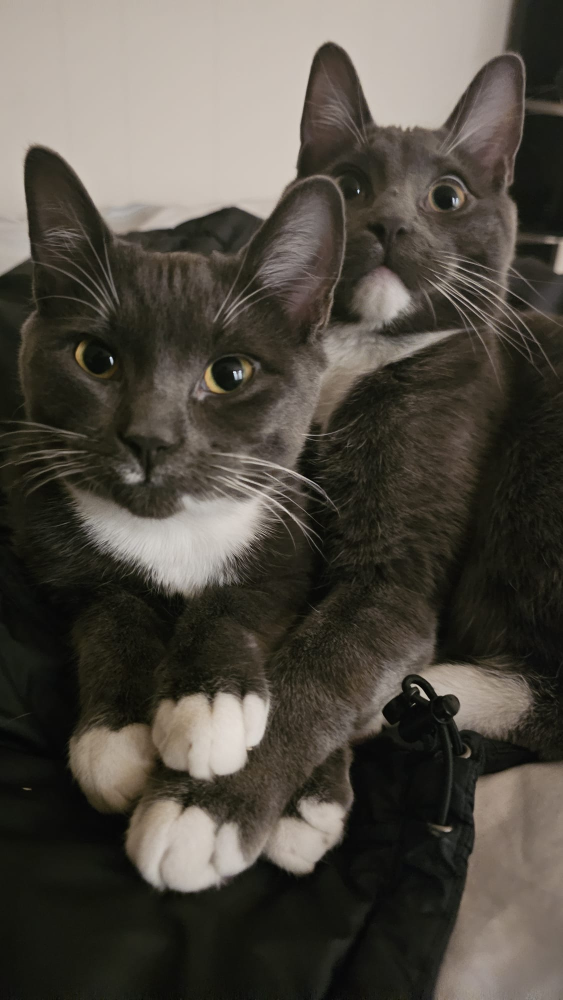
#> input picture img/ayla-nova.jpeg, 1126 x 2000 px (shown at 1/2 size)
$ python main.py
#> lines starting #> are read from the running program, lines starting #| are printed output that depends on the picture
### part-3/image_loader.py
import cv2
import state


def load_image():
	path = input("Image path: ")
#> the answer given: ../img/ayla-nova.jpeg
	img = cv2.imread(path)
#> img is the input picture: shape (2000, 1126, 3); mean B, G, R 67.7, 76.2, 81.3
#> the answer given: 1
#> the answer given: 3
	# Clear the image in case has something
	if img is not None:
		state.history.clear()
		state.logs.clear()

		state.history.append(img.copy())
	else:
		print("Failed to load image.")
	return img


def save_image(filename, img):
	cv2.imwrite(filename, img)
	print(f"Image saved as {filename}")

### part-3/operations/brightness.py
import cv2
import state


# Alpha controls contrast alpha = 1 means unchanged
# Beta controls brightness beta = 0 means unchanged
def adjust(img, value):
#> called with value = 3
	result = cv2.convertScaleAbs(img, alpha=1, beta=value)
	state.logs.append(f"brightness {value}")
	state.history.append(result.copy())
	return result

### part-3/preview.py
import matplotlib.pyplot as plt
import cv2


def show_preview(original, modified):
	fig, axs = plt.subplots(1, 2, figsize=(10, 5))
	axs[0].imshow(cv2.cvtColor(original, cv2.COLOR_BGR2RGB))
	axs[0].set_title("Original")
	axs[1].imshow(cv2.cvtColor(modified, cv2.COLOR_BGR2RGB))
	axs[1].set_title("Modified")
	for ax in axs:
		ax.axis("off")
	plt.tight_layout()
	plt.show()
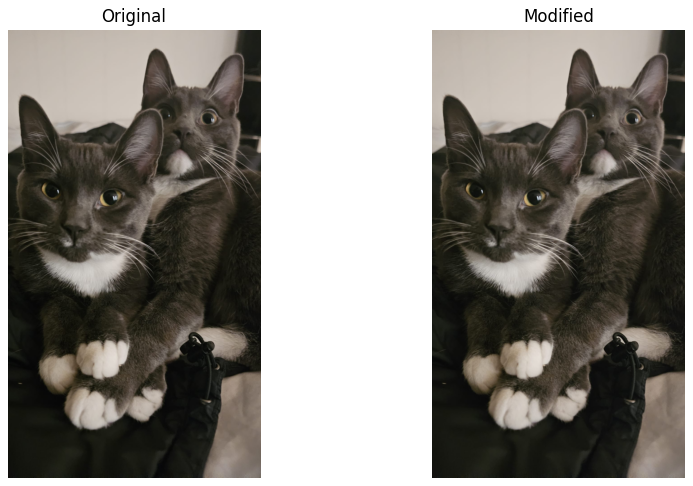
#> figure drawn by matplotlib, 2 panels

### part-3/main.py
"""
Flow of the program:

    - Ask for an image
    - Try to load the image
    - Run the menu
    - Call the methods that the user wants to do
    - at exiting the program will

Structure:
	Images modifiers are in the operations folder and each operation will have its own python file
	In the root of the project will be the menu (mein.py) and utils functions such as image loader, display images
	with matplotlib and shared state
"""
import cv2
from image_loader import (load_image, save_image)
from operations import (
    brightness, contrast, grayscale, padding, threshold, blend, undo
)

from preview import show_preview
import state


def main():
	img = load_image()
	if img is None:
		return

	while True:
		print("\n==== Mini Photo Editor ====")
		print("1. Adjust Brightness")
		print("2. Adjust Contrast")
		print("3. Convert to Grayscale")
		print("4. Add Padding")
		print("5. Apply Thresholding")
		print("6. Blend with Another Image")
		print("7. Undo Last Operation")
		print("8. View History of Operations")
		print("9. Save and Exit")
		choice = input("Select an option: ")

		if choice == '1':
#> (the run stopped early here; a loop or call above may not have finished)
